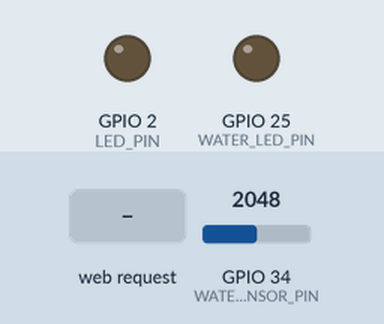
Simulated run of this program. Board: ESP32. Shown: output pins drawn as LEDs (lit = HIGH). Dashed ring = blinking. The inputs (shaded band) are chosen by the test bench; at power-on: GPIO 34 (WATER_SENSOR_PIN) = 2048. WiFi joins after 1.5 s; servers stay silent unless stated; storage starts empty; what the program prints to the serial monitor is not drawn.

Above: at 2.9 s.
3.0 s: GPIO 34 (WATER_SENSOR_PIN) set to 1060
4.5 s: GPIO 34 (WATER_SENSOR_PIN) set to 944
At 4.82 s:
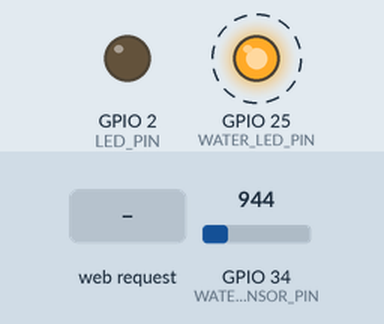
7.5 s: HTTP request GET /api/led?state=on received
At 7.62 s:
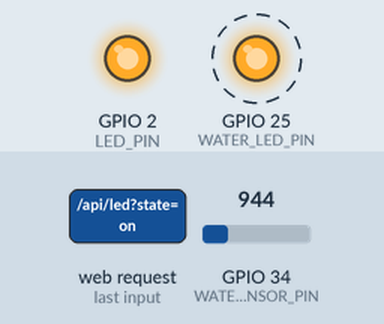
10.5 s: HTTP request GET /api/led?state=off received
At 10.82 s:
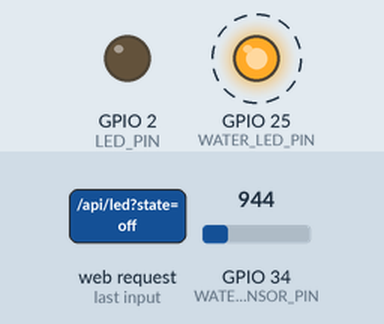
13.5 s: HTTP request GET /api/led?state=1 received
At 13.82 s:
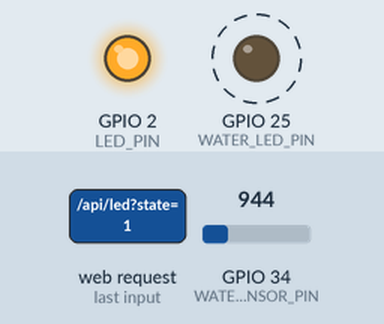
Timing chart, 0 to 17.5 s (numbered marks = the images above; inputs shaded):
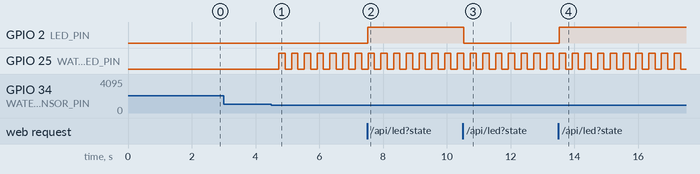

Measured:
- the behaviour switches between 1000 and 999 on GPIO 34 (WATER_SENSOR_PIN) (found by bisection; images 0 and 1)
- after the input at 3.0 s, every drawn part: stays the same
- after the input at 4.5 s, GPIO 25 (WATER_LED_PIN): alternates HIGH for 0.20 s and LOW for 0.20 s, starting after 0.23 s
- after the input at 7.5 s, GPIO 2 (LED_PIN): LOW → HIGH at once
- after the input at 10.5 s, GPIO 2 (LED_PIN): HIGH → LOW at once
- after the input at 13.5 s, GPIO 2 (LED_PIN): LOW → HIGH at once

The program:

main.cpp
```cpp
#include <Arduino.h>
#include <WiFi.h>
#include <LittleFS.h>
#include <ESPmDNS.h>
#include <AsyncTCP.h>
#include <ESPAsyncWebServer.h>

// TÄMÄ SERVERI EI PERUSTU POLLAUKSEEN
// VAAN WEBSOCKETIIN
// HTML LÖYTYY DATA KANSIOSTA

#ifndef WIFI_SSID
#define WIFI_SSID "Joku"
#endif

#ifndef WIFI_PASSWORD
#define WIFI_PASSWORD "Jossain"
#endif

#ifndef LED_PIN
#define LED_PIN 2
#endif

#ifndef LED_ACTIVE_LOW
#define LED_ACTIVE_LOW 0
#endif

#ifndef WATER_SENSOR_PIN
#define WATER_SENSOR_PIN 34
#endif

#ifndef WATER_LED_PIN
#define WATER_LED_PIN 25
#endif

#ifndef WATER_THRESHOLD
#define WATER_THRESHOLD 1000
#endif

namespace {
AsyncWebServer server(80);
AsyncEventSource events("/api/events");
bool ledOn = false;
bool filesystemReady = false;

int waterSensorValue = 4095;
bool waterLeakDetected = false;
bool waterLeakLedOn = false;
unsigned long lastWaterReadMs = 0;
unsigned long lastWaterBlinkMs = 0;
unsigned long lastStatusPushMs = 0;
bool statusDirty = true;

constexpr unsigned long WATER_READ_INTERVAL_MS = 250;
constexpr unsigned long WATER_BLINK_INTERVAL_MS = 200;
constexpr unsigned long STATUS_PUSH_INTERVAL_MS = 1000;

String makeStatusJson() {
  return String("{\"led\":") + (ledOn ? "true" : "false") +
         ",\"water\":{\"detected\":" +
         (waterLeakDetected ? "true" : "false") +
         ",\"value\":" + String(waterSensorValue) +
         ",\"threshold\":" + String(WATER_THRESHOLD) + "}}";
}

void pushStatus(bool force = false) {
  const unsigned long now = millis();
  if (!force && !statusDirty && (now - lastStatusPushMs < STATUS_PUSH_INTERVAL_MS)) {
    return;
  }

  String json = makeStatusJson();
  events.send(json.c_str(), "status", now);
  statusDirty = false;
  lastStatusPushMs = now;
}

void writeLed(bool on) {
  if (ledOn == on) {
    return;
  }
  ledOn = on;
  const uint8_t level = (LED_ACTIVE_LOW ? (on ? LOW : HIGH) : (on ? HIGH : LOW));
  digitalWrite(LED_PIN, level);
  statusDirty = true;
}

void writeWaterLeakLed(bool on) {
  waterLeakLedOn = on;
  digitalWrite(WATER_LED_PIN, on ? HIGH : LOW);
}

void updateWaterLeakState() {
  const unsigned long now = millis();

  if (now - lastWaterReadMs >= WATER_READ_INTERVAL_MS) {
    lastWaterReadMs = now;
    const int previousValue = waterSensorValue;
    waterSensorValue = analogRead(WATER_SENSOR_PIN);
    const bool nextLeakDetected = (waterSensorValue < WATER_THRESHOLD);

    if (nextLeakDetected != waterLeakDetected) {
      waterLeakDetected = nextLeakDetected;
      statusDirty = true;
      Serial.printf("Vesivuoto: %s (arvo=%d, kynnys=%d)\n",
                    waterLeakDetected ? "havaittu" : "ei", waterSensorValue,
                    WATER_THRESHOLD);
      if (!waterLeakDetected) {
        writeWaterLeakLed(false);
      }
    }

    if (abs(previousValue - waterSensorValue) >= 10) {
      statusDirty = true;
    }
  }

  if (waterLeakDetected && (now - lastWaterBlinkMs >= WATER_BLINK_INTERVAL_MS)) {
    lastWaterBlinkMs = now;
    writeWaterLeakLed(!waterLeakLedOn);
  }
}

void sendJsonStatus(AsyncWebServerRequest *request) {
  String json = makeStatusJson();
  AsyncWebServerResponse *response =
      request->beginResponse(200, "application/json", json);
  response->addHeader("Cache-Control", "no-store");
  request->send(response);
}

void sendJsonError(AsyncWebServerRequest *request, int statusCode,
                   const char *message) {
  AsyncWebServerResponse *response = request->beginResponse(
      statusCode, "application/json", String("{\"error\":\"") + message + "\"}");
  response->addHeader("Cache-Control", "no-store");
  request->send(response);
}
} // namespace

void setup() {
  Serial.begin(115200);
  delay(200);

  filesystemReady = LittleFS.begin();
  if (!filesystemReady) {
    Serial.println("LittleFS mount epaonnistui, yritetaan formatoida...");
    filesystemReady = LittleFS.begin(true);
  }
  Serial.printf("LittleFS: %s\n", filesystemReady ? "OK" : "EI KAYTOSSA");

  pinMode(LED_PIN, OUTPUT);
  writeLed(false);

  pinMode(WATER_LED_PIN, OUTPUT);
  writeWaterLeakLed(false);
  Serial.printf("Vesivuotoanturi: SENSOR_PIN=%d WATER_LED_PIN=%d THRESHOLD=%d\n",
                WATER_SENSOR_PIN, WATER_LED_PIN, WATER_THRESHOLD);

  WiFi.mode(WIFI_STA);
  WiFi.begin(WIFI_SSID, WIFI_PASSWORD);
  Serial.printf("Yhdistetaan WiFiin SSID: %s\n", WIFI_SSID);

  const unsigned long startMs = millis();
  while (WiFi.status() != WL_CONNECTED && millis() - startMs < 20000) {
    updateWaterLeakState();
    delay(250);
    Serial.print(".");
  }
  Serial.println();

  if (WiFi.status() == WL_CONNECTED) {
    Serial.print("WiFi OK, IP: ");
    Serial.println(WiFi.localIP());

    if (MDNS.begin("esp32-led")) {
      Serial.println("mDNS: http://esp32-led.local/");
    }
  } else {
    Serial.println("WiFi ei yhdistynyt (20s). Tarkista WIFI_SSID/WIFI_PASSWORD.");
  }

  server.on("/", HTTP_GET, [](AsyncWebServerRequest *request) {
    if (filesystemReady && LittleFS.exists("/index.html")) {
      AsyncWebServerResponse *response =
          request->beginResponse(LittleFS, "/index.html", "text/html; charset=utf-8");
      response->addHeader("Cache-Control", "no-store");
      request->send(response);
      return;
    }

    request->send(
        200, "text/html; charset=utf-8",
        "<!doctype html><meta charset=utf-8><meta name=viewport "
        "content='width=device-width,initial-scale=1'>"
        "<title>ESP32 LED</title><h3>index.html puuttuu</h3>"
        "<p>Luo tiedosto <code>data/index.html</code> ja aja <code>pio run -t uploadfs</code>.</p>");
  });

  server.on("/api/status", HTTP_GET,
            [](AsyncWebServerRequest *request) { sendJsonStatus(request); });

  auto handleLed = [](AsyncWebServerRequest *request) {
    String state;
    if (request->hasParam("state")) {
      state = request->getParam("state")->value();
    } else if (request->hasParam("state", true)) {
      state = request->getParam("state", true)->value();
    }

    state.toLowerCase();
    if (state == "on" || state == "1" || state == "true") {
      writeLed(true);
    } else if (state == "off" || state == "0" || state == "false") {
      writeLed(false);
    } else {
      sendJsonError(request, 400, "Use ?state=on|off");
      return;
    }

    sendJsonStatus(request);
    pushStatus(true);
  };

  server.on("/api/led", HTTP_GET, handleLed);
  server.on("/api/led", HTTP_POST, handleLed);

  events.onConnect([](AsyncEventSourceClient *client) {
    Serial.printf("SSE client connected: %u\n", client->lastId());
    String json = makeStatusJson();
    client->send(json.c_str(), "status", millis());
  });
  server.addHandler(&events);

  server.onNotFound(
      [](AsyncWebServerRequest *request) { request->send(404, "text/plain", "Not found"); });

  server.begin();
  Serial.println("HTTP serveri kaynnissa portissa 80");
}

void loop() {
  updateWaterLeakState();
  pushStatus();
}
```
